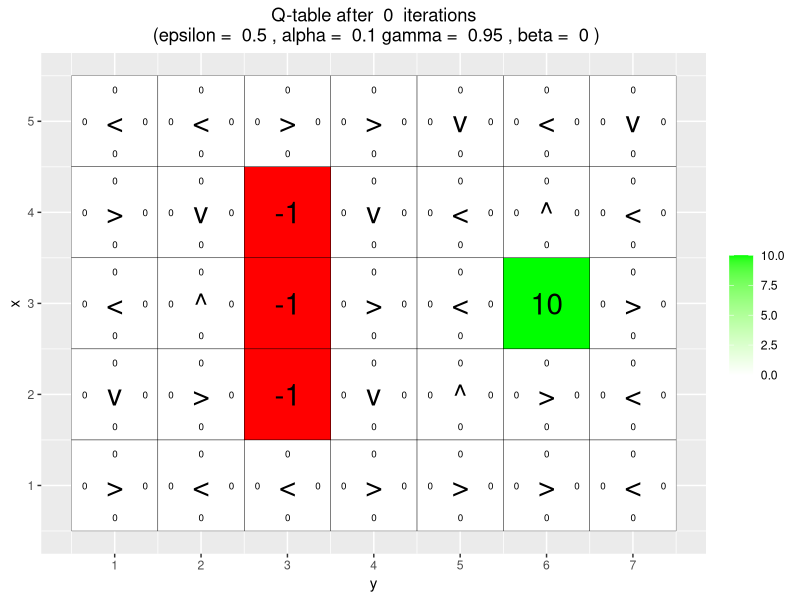
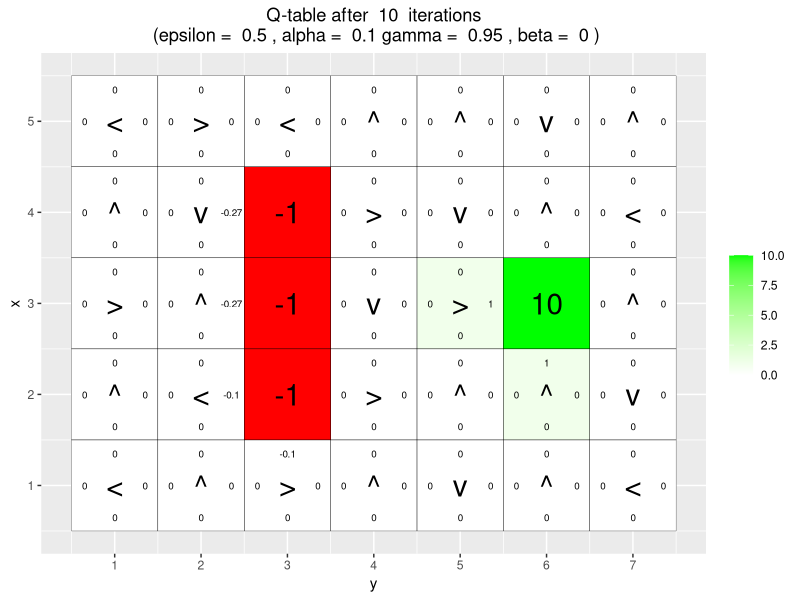
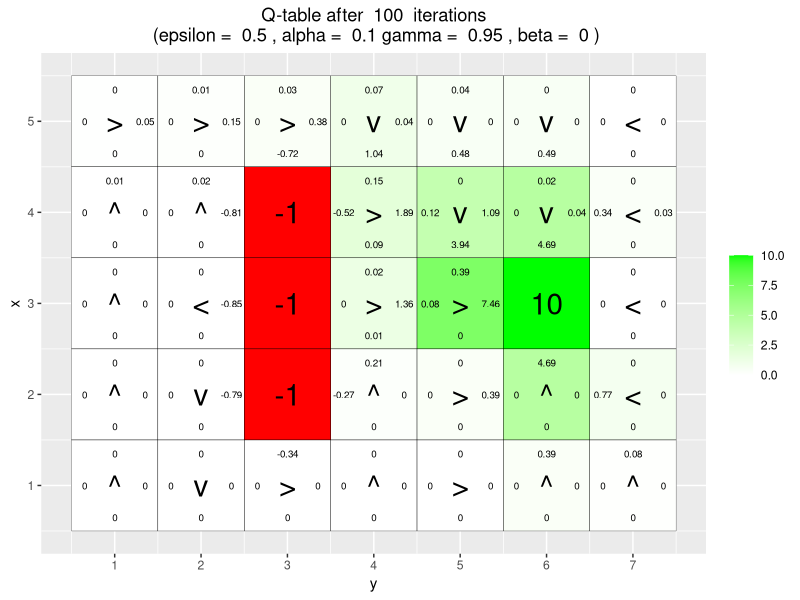
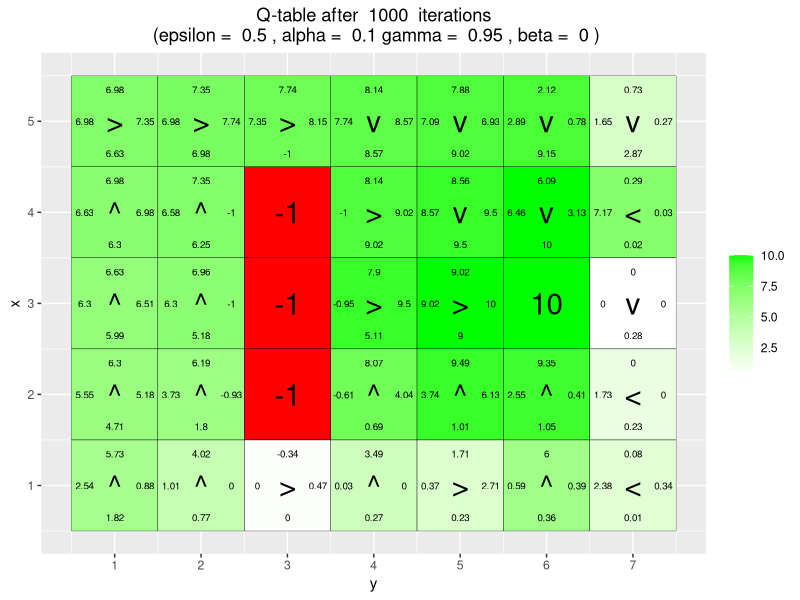
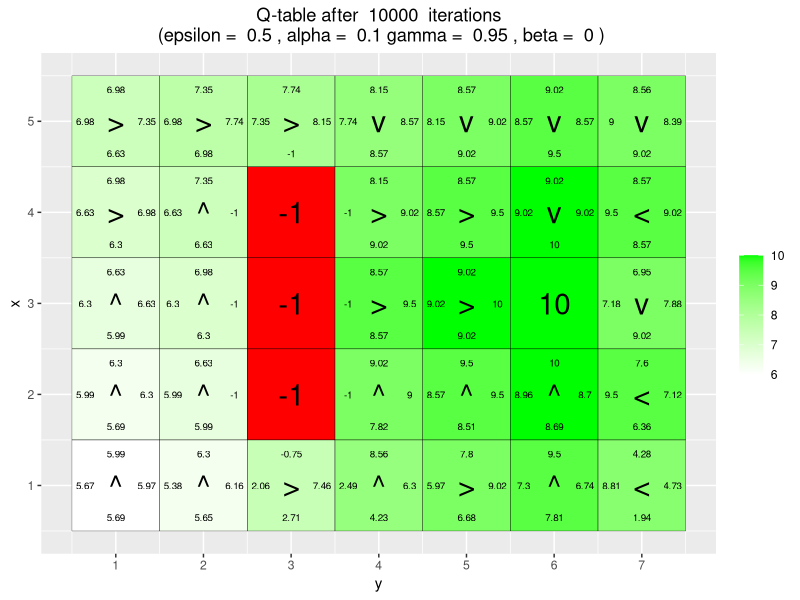
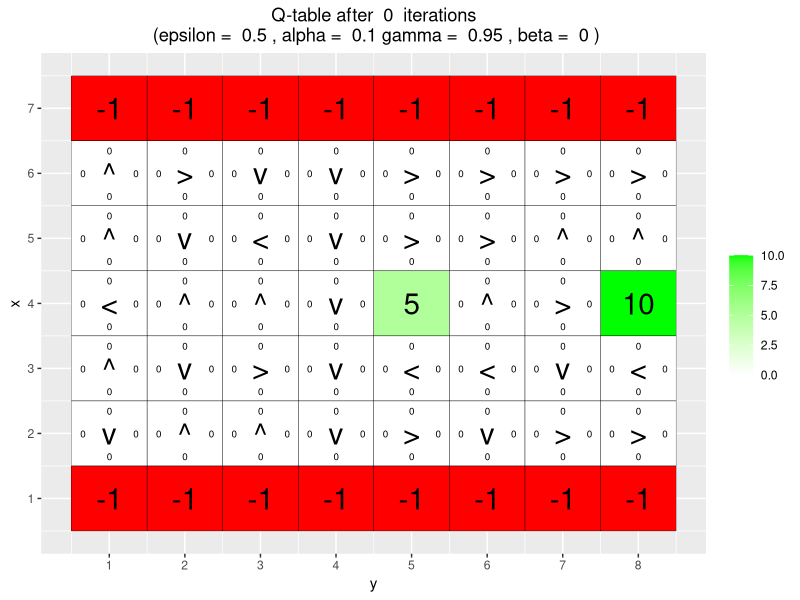
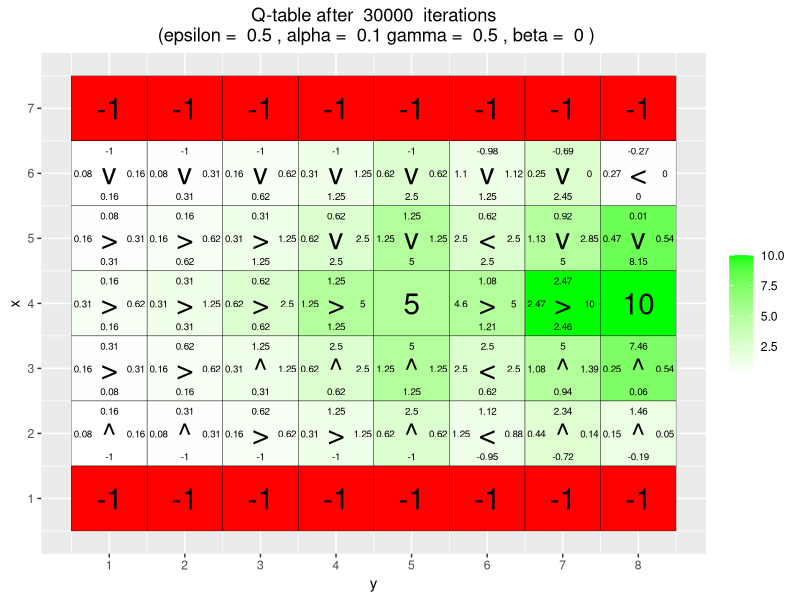
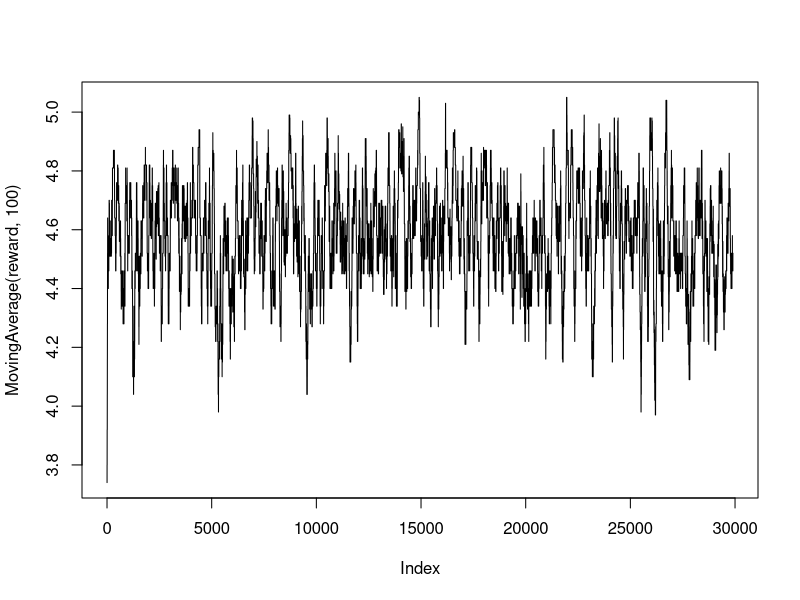

The R script that drew these images, in order: (Note: a time limit stopped this script after it produced the figures.)
## ---- chunk 1
knitr::opts_chunk$set(echo = TRUE, message = FALSE, warning=FALSE, fig.width = 6, fig.height = 4, fig.align = 'center')

## ---- chunk 2

library(knitr)
library(ggplot2)
## ---- chunk 3
# given code 
arrows <- c("^", ">", "v", "<")
action_deltas <- list(c(1,0), # up
                      c(0,1), # right
                      c(-1,0), # down
                      c(0,-1)) # left


vis_environment <- function(iterations=0, epsilon = 0.5, alpha = 0.1, gamma = 0.95, beta = 0){
  
  # Visualize an environment with rewards. 
  # Q-values for all actions are displayed on the edges of each tile.
  # The (greedy) policy for each state is also displayed.
  # 
  # Args:
  #   iterations, epsilon, alpha, gamma, beta (optional): for the figure title.
  #   reward_map (global variable): a HxW array containing the reward given at each state.
  #   q_table (global variable): a HxWx4 array containing Q-values for each state-action pair.
  #   H, W (global variables): environment dimensions.
  
  df <- expand.grid(x=1:H,y=1:W)
  foo <- mapply(function(x,y) ifelse(reward_map[x,y] == 0,q_table[x,y,1],NA),df$x,df$y)
  df$val1 <- as.vector(round(foo, 2))
  foo <- mapply(function(x,y) ifelse(reward_map[x,y] == 0,q_table[x,y,2],NA),df$x,df$y)
  df$val2 <- as.vector(round(foo, 2))
  foo <- mapply(function(x,y) ifelse(reward_map[x,y] == 0,q_table[x,y,3],NA),df$x,df$y)
  df$val3 <- as.vector(round(foo, 2))
  foo <- mapply(function(x,y) ifelse(reward_map[x,y] == 0,q_table[x,y,4],NA),df$x,df$y)
  df$val4 <- as.vector(round(foo, 2))
  foo <- mapply(function(x,y) 
    ifelse(reward_map[x,y] == 0,arrows[GreedyPolicy(x,y)],reward_map[x,y]),df$x,df$y)
  df$val5 <- as.vector(foo)
  foo <- mapply(function(x,y) ifelse(reward_map[x,y] == 0,max(q_table[x,y,]),
                                     ifelse(reward_map[x,y]<0,NA,reward_map[x,y])),df$x,df$y)
  df$val6 <- as.vector(foo)
  
  print(ggplot(df,aes(x = y,y = x)) +
          scale_fill_gradient(low = "white", high = "green", na.value = "red", name = "") +
          geom_tile(aes(fill=val6)) +
          geom_text(aes(label = val1),size = 2.5,nudge_y = .35,na.rm = TRUE) +
          geom_text(aes(label = val2),size = 2.5,nudge_x = .35,na.rm = TRUE) +
          geom_text(aes(label = val3),size = 2.5,nudge_y = -.35,na.rm = TRUE) +
          geom_text(aes(label = val4),size = 2.5,nudge_x = -.35,na.rm = TRUE) +
          geom_text(aes(label = val5),size = 7.5) +
          geom_tile(fill = 'transparent', colour = 'black') + 
          ggtitle(paste("Q-table after ",iterations," iterations\n",
                        "(epsilon = ",epsilon,", alpha = ",alpha,"gamma = ",gamma,", beta = ",beta,")")) +
          theme(plot.title = element_text(hjust = 0.5)) +
          scale_x_continuous(breaks = c(1:W),labels = c(1:W)) +
          scale_y_continuous(breaks = c(1:H),labels = c(1:H)))
  
}


transition_model <- function(x, y, action, beta){
  
  # Computes the new state after given action is taken. The agent will follow the action 
  # with probability (1-beta) and slip to the right or left with probability beta/2 each.
  # 
  # Args:
  #   x, y: state coordinates.
  #   action: which action the agent takes (in {1,2,3,4}).
  #   beta: probability of the agent slipping to the side when trying to move.
  #   H, W (global variables): environment dimensions.
  # 
  # Returns:
  #   The new state after the action has been taken.
  
  delta <- sample(-1:1, size = 1, prob = c(0.5*beta,1-beta,0.5*beta))
  final_action <- ((action + delta + 3) %% 4) + 1
  foo <- c(x,y) + unlist(action_deltas[final_action])
  foo <- pmax(c(1,1),pmin(foo,c(H,W)))
  
  return (foo)
}


## ---- chunk 4
# greedy function
GreedyPolicy <- function(x, y){
  
  # Get a greedy action for state (x,y) from q_table.
  #
  # Args:
  #   x, y: state coordinates.
  #   q_table (global variable): a HxWx4 array containing Q-values for each state-action pair.
  # 
  # Returns:
  #   An action, i.e. integer in {1,2,3,4}.
  
  # Your code here.
  max_actions <- which(q_table[x,y,]==max(q_table[x,y,])) # picking out all max values
 
  max_actions[sample(seq_along(max_actions),1)]# Random if two actions are equally good in the table
  #sample(max_actions,1) Why does this choose 1 more often?!
  }

# Epsilon greedy function
EpsilonGreedyPolicy <- function(x, y, epsilon){
  
  # Get an epsilon-greedy action for state (x,y) from q_table.
  #
  # Args:
  #   x, y: state coordinates.
  #   epsilon: probability of acting randomly.
  # 
  # Returns:
  #   An action, i.e. integer in {1,2,3,4}.
  
  # Your code here.
  if (runif(1)< 1-epsilon){
    GreedyPolicy(x,y) # best known action
  }
  else{
    sample(c(1,2,3,4),1) # random action
  }
  
}
## ---- chunk 5



q_learning <- function(start_state, epsilon = 0.5, alpha = 0.1, gamma = 0.95, 
                       beta = 0){
  
  # Perform one episode of Q-learning. The agent should move around in the 
  # environment using the given transition model and update the Q-table.
  # The episode ends when the agent reaches a terminal state.
  # 
  # Args:
  #   start_state: array with two entries, describing the starting position of the agent.
  #   epsilon (optional): probability of acting randomly.
  #   alpha (optional): learning rate.
  #   gamma (optional): discount factor.
  #   beta (optional): slipping factor.
  #   reward_map (global variable): a HxW array containing the reward given at each state.
  #   q_table (global variable): a HxWx4 array containing Q-values for each state-action pair.
  # 
  # Returns:
  #   reward: reward received in the episode.
  #   correction: sum of the temporal difference correction terms over the episode.
  #   q_table (global variable): Recall that R passes arguments by value. So, q_table being
  #   a global variable can be modified with the superassigment operator <<-.
  
  # Your code here.

  x <- start_state[1]
  y <- start_state[2]
  episode_correction <- c()
  repeat{
    # Follow policy, execute action, get reward.
    
    action <-  EpsilonGreedyPolicy(x,y,epsilon)
    new_pos <- transition_model(x,y,action,beta)
    reward <- reward_map[new_pos[1], new_pos[2]]
    
    

    # correction
    corr <-(reward + gamma *max(q_table[new_pos[1],new_pos[2],])-q_table[x,y,action] )
    # Q-table update.
    q_table[x,y,action] <<- q_table[x,y,action] + alpha*corr
    # sum of corrections
    episode_correction <- c(episode_correction , corr)
    x <- new_pos[1]
    y <- new_pos[2]
    
    if(reward!=0)
      # End episode.
      return (c(reward,sum(episode_correction)))
  }
  
}




## ---- chunk 6
# Environment A (learning)
set.seed(12345)
H <- 5
W <- 7

reward_map <- matrix(0, nrow = H, ncol = W)
reward_map[3,6] <- 10
reward_map[2:4,3] <- -1

q_table <- array(0,dim = c(H,W,4))

vis_environment()

for(i in 1:10000){
  foo <- q_learning(start_state = c(3,1))
  
  if(any(i==c(10,100,1000,10000)))
    vis_environment(i)
}

## ---- chunk 7
# Environment B (the effect of epsilon and gamma)

H <- 7
W <- 8

reward_map <- matrix(0, nrow = H, ncol = W)
reward_map[1,] <- -1
reward_map[7,] <- -1
reward_map[4,5] <- 5
reward_map[4,8] <- 10

q_table <- array(0,dim = c(H,W,4))

vis_environment()

MovingAverage <- function(x, n){
  
  cx <- c(0,cumsum(x))
  rsum <- (cx[(n+1):length(cx)] - cx[1:(length(cx) - n)]) / n
  
  return (rsum)
}

for(j in c(0.5,0.75,0.95)){
  q_table <- array(0,dim = c(H,W,4))
  reward <- NULL
  correction <- NULL
  
  for(i in 1:30000){
    foo <- q_learning(gamma = j, start_state = c(4,1))
    reward <- c(reward,foo[1])
    correction <- c(correction,foo[2])
  }
  
  vis_environment(i, gamma = j)
  plot(MovingAverage(reward,100),type = "l")
  plot(MovingAverage(correction,100),type = "l")
}

for(j in c(0.5,0.75,0.95)){
  q_table <- array(0,dim = c(H,W,4))
  reward <- NULL
  correction <- NULL
  
  for(i in 1:30000){
    foo <- q_learning(epsilon = 0.1, gamma = j, start_state = c(4,1))
    reward <- c(reward,foo[1])
    correction <- c(correction,foo[2])
  }
  
  vis_environment(i, epsilon = 0.1, gamma = j)
  plot(MovingAverage(reward,100),type = "l")
  plot(MovingAverage(correction,100),type = "l")
}
## ---- chunk 8

# Environment C (the effect of beta).

H <- 3
W <- 6

reward_map <- matrix(0, nrow = H, ncol = W)
reward_map[1,2:5] <- -1
reward_map[1,6] <- 10

q_table <- array(0,dim = c(H,W,4))

vis_environment()

for(j in c(0,0.2,0.4,0.66)){
  q_table <- array(0,dim = c(H,W,4))
  
  for(i in 1:10000)
    foo <- q_learning(gamma = 0.6, beta = j, start_state = c(1,1))
  
  vis_environment(i, gamma = 0.6, beta = j)
}
## ---- chunk 9
knitr::include_graphics('pic1.png')
## ---- chunk 10
knitr::include_graphics('pic2.png')
